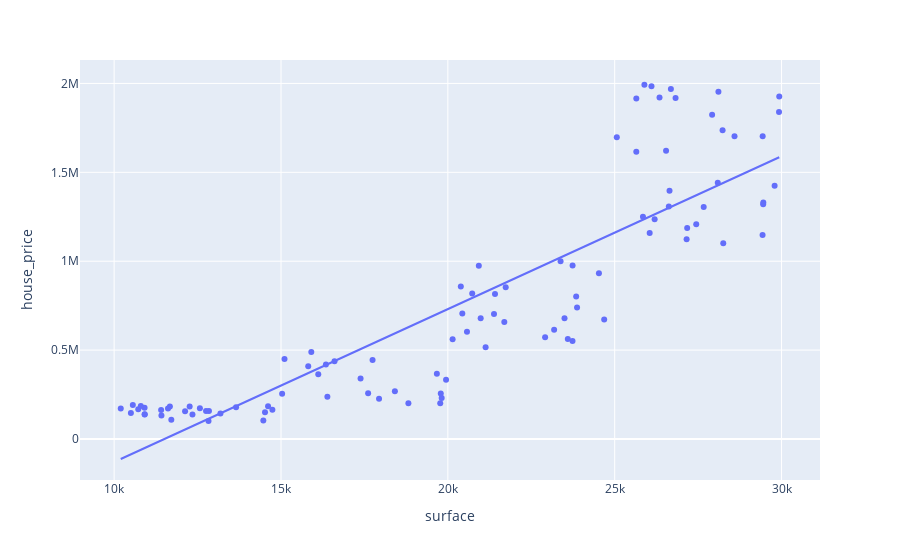

Source (notebook cell):
### Markdown cell above
12. Apply the code below to view your result. What can you conclude?

### Code cell
import plotly.express as px
fig = px.scatter(global_df, x = "surface", y = "house_price", trendline = "ols")
fig.show()
